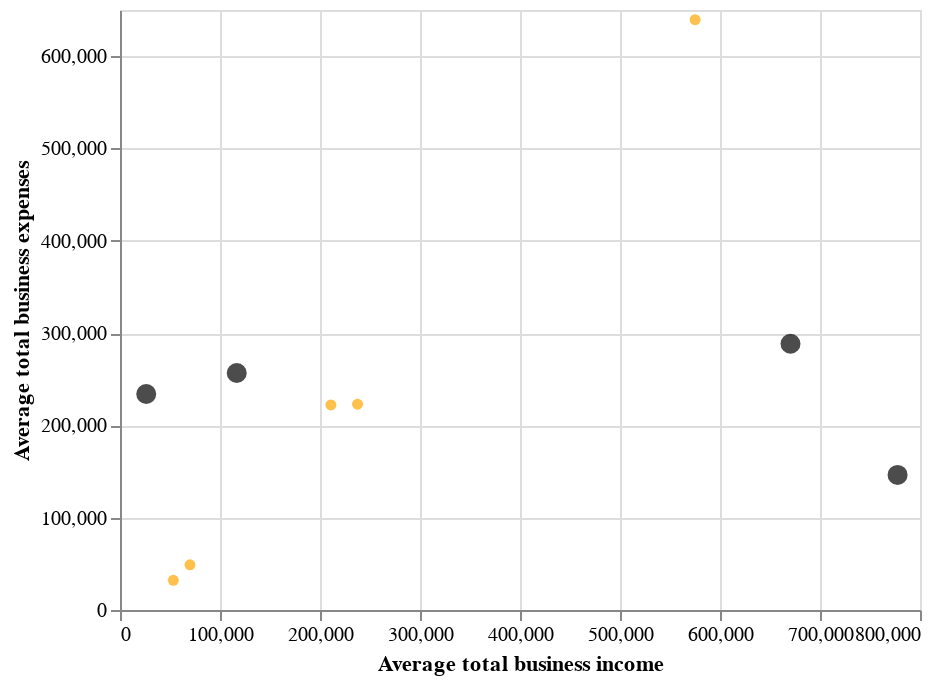

Notebook code for this chart:
### Code cell
# Display the two charts together
chart1 + chart2

### Figure 1 — Vega-Lite specification as saved in the notebook (floating-point values rounded to 4 significant figures)
{"config": {"view": {"continuousWidth": 400, "continuousHeight": 300}}, "layer": [{"data": {"name": "data-ee08fe22868040b6b3d88b7a2d94fff4"}, "mark": "circle", "encoding": {"color": {"value": "orange"}, "tooltip": [{"type": "quantitative", "field": "Postcode"}, {"type": "quantitative", "field": "Average total business income"}, {"type": "quantitative", "field": "Average total business expenses"}], "x": {"type": "quantitative", "field": "Average total business income"}, "y": {"type": "quantitative", "field": "Average total business expenses"}}, "selection": {"selector006": {"type": "interval", "bind": "scales", "encodings": ["x", "y"]}}}, {"data": {"name": "data-4af31deb9417aa0ac5e19a2ec313b795"}, "mark": {"type": "circle", "size": 100}, "encoding": {"color": {"value": "black"}, "tooltip": [{"type": "quantitative", "field": "cluster"}, {"type": "quantitative", "field": "Average total business income"}, {"type": "quantitative", "field": "Average total business expenses"}], "x": {"type": "quantitative", "field": "Average total business income"}, "y": {"type": "quantitative", "field": "Average total business expenses"}}, "selection": {"selector007": {"type": "interval", "bind": "scales", "encodings": ["x", "y"]}}}], "$schema": "https://vega.github.io/schema/vega-lite/v4.8.1.json", "datasets": {"data-ee08fe22868040b6b3d88b7a2d94fff4": [{"Postcode": 2000, "Average total business income": 210901, "Average total business expenses": 222191}, {"Postcode": 2006, "Average total business income": 69983, "Average total business expenses": 48971}, {"Postcode": 2007, "Average total business income": 575099, "Average total business expenses": 639499}, {"Postcode": 2008, "Average total business income": 53329, "Average total business expenses": 32173}, {"Postcode": 2009, "Average total business income": 237539, "Average total business expenses": 222993}], "data-4af31deb9417aa0ac5e19a2ec313b795": [{"Average total business income": 670487, "Average total business expenses": 288389, "cluster": 0}, {"Average total business income": 116739, "Average total business expenses": 256787, "cluster": 1}, {"Average total business income": 26225, "Average total business expenses": 234053, "cluster": 2}, {"Average total business income": 777572, "Average total business expenses": 146316, "cluster": 3}]}}
